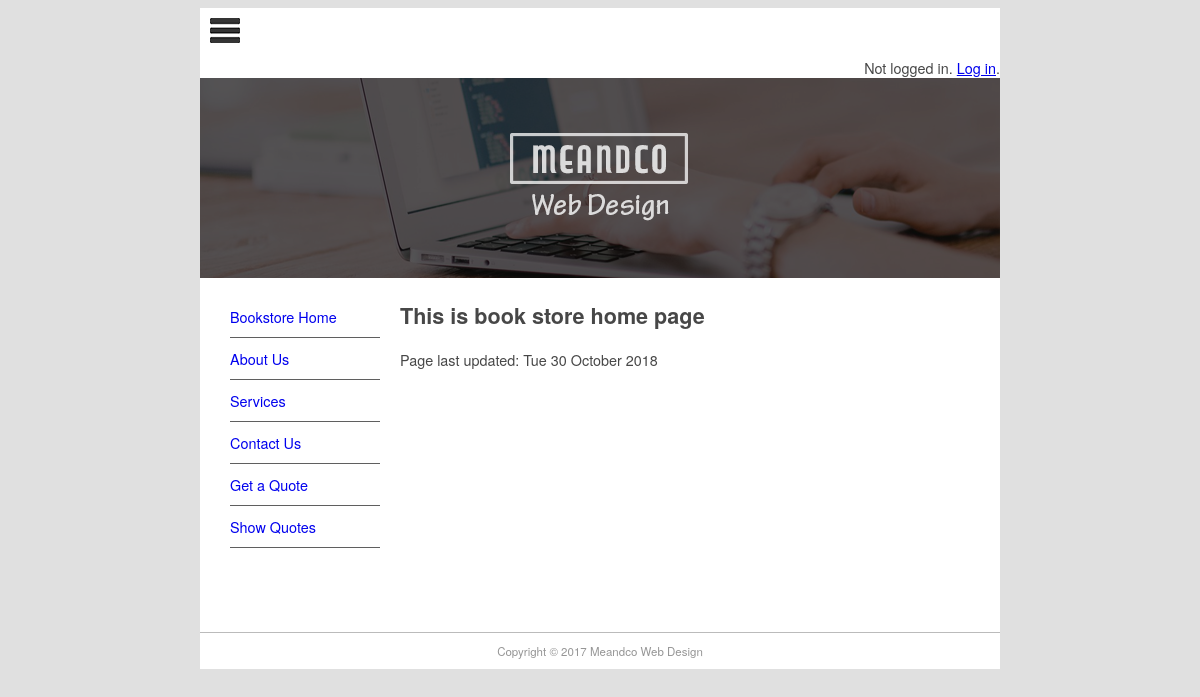
The page / on the database its author committed.
### pages/models.py (models this page shows, shortened)
class Page(models.Model):
    title = models.CharField(max_length=60)
    permalink = models.CharField(max_length=12, unique=True)
    update_date = models.DateTimeField('Last Updated')
    bodytext = models.TextField('Page Content', blank=True)

### pages/views.py (the view)
# urls.py: path('', views.index, {'pagename': ''}, name='home'),
def index(request, pagename):
    pagename = '/' + pagename
    pg = get_object_or_404(Page, permalink=pagename)
    context = {
        'title': pg.title,
        'content': pg.bodytext,
        'last_updated': pg.update_date,
        'page_list': Page.objects.all(),
    }
    return render(request, 'pages/page.html', context)

### pages/templates/pages/page.html (shortened to what this page needs)
{% extends "base.html" %}
{% block sidenav %}
    {% for page in page_list %}
    <li>
      <a href="{{ page.permalink }}">{{ page.title }}</a>
    </li>
    {% endfor %}
{% endblock sidenav %}
{% block content %}
{% autoescape off %}
{{ content }}
{% endautoescape %}
<p>
    Page last updated: {{ last_updated|date:'D d F Y'}}
</p>
{% endblock content %}

### mfdw_site/static/main.css (style rules this page uses)
body { background-color: #E0E0E0; font-family: Gotham, "Helvetica Neue", Helvetica, Arial, sans-serif; font-size: 0.9em; text-align: justify; color: #474747; }
#nav li { padding-top: 10px; padding-bottom: 10px; font-size: 1em; list-style-type: none; border-bottom: thin solid #5F5F5F; color: #4C4C4C; left: 0px; list-style-position: inside; margin-left: -10px; }
#nav li a { text-decoration: none; }

### rows shown on the page
Page: title "Bookstore Home", bodytext "This is book store home page", update_date "Tue 30 October 2018"
Page: title "About Us"
Page: title "Services"
